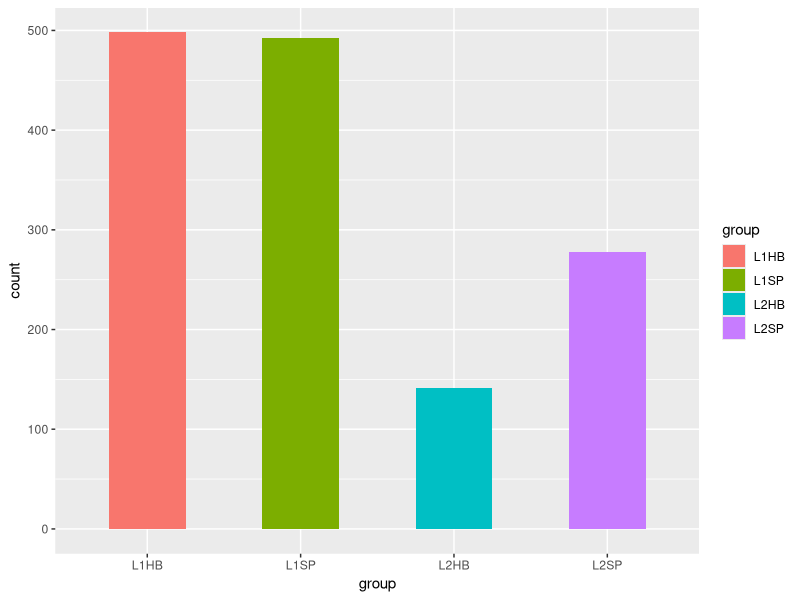

Write R code to recreate this figure. (Note: this script raises an error after producing the figure.)

#agreement

# by Jennifer
library(tidyverse)
library(readxl)
library(lme4)
library(lmerTest)
library(here)

# cargar base de datos
df= read_csv('data/qp.csv')
# mean ept

df %>%
  group_by(group) %>%
  summarise(mean_ept = mean(answer, na.rm = T), sd_ept = sd(answer, na.rm = T))

# plot promedios

df %>%
  select(answer, group) %>%
  filter(answer == 1) %>%
  group_by(answer, group) %>%
  summarise(count=n())  %>%
  ggplot(aes(x = group, y = count, fill = group)) +  # cuando estoy en ggplot cambio de la %>% al +
  geom_bar(position="dodge",stat = "identity", width=0.5) 
facet_wrap(~group) +
  theme(legend.position="none")

# mean by frequency condition

df %>% 
  group_by(., group, Frequent) %>% 
  summarize(., accuracy = mean(na.omit(answer)), sd = sd(na.omit(answer)))



# plot by condition 

df %>%
  mutate(., lang = recode(lang, `0` = "h", `1` = "s")) %>%
  ggplot(., aes(x = native, y = answer, shape = Frequent )) + 
  facet_grid(. ~ lang) + 
  geom_hline(yintercept = 0.5, color = 'white', size = 2) + 
  stat_summary(fun = mean, geom = 'pointrange', size = 1, 
               position = position_dodge(width = 0.5)) + 
  scale_color_brewer(palette = "Set1", name = "") +
  labs(x = 'Frequency', y = 'Proportion of accurate responses', caption = '', 
       title = 'Figure 1: Proportion of accurate EPT responses across conditions') + 
  theme_grey(base_size = 16, base_family = 'Times')



#modelo

mod1 <- glmer( 
  answer ~ lang + native + Frequent + mass +
    (1 | participant) + 
    (1 | item),
  data = df, 
  family = 'binomial',
  control = glmerControl(optimizer = "bobyqa", optCtrl = list(maxfun=3e5)))

summary(mod1)

# modelo con mint

mylogit = glm(answer ~ 0 + MINT , data = df, family = "binomial") # logit cada row es independ. glmm sabe las row que pertenecen a un individuo

summary(mylogit) 

# fct agreement

# cargar base de datos

df1= read_csv('data/qp2.csv')

df1$answer <- as.numeric(as.character(df1$answer))

# mean ept

df1 %>%
  group_by(group) %>%
  summarise(mean_fct = mean(answer, na.rm = T), sd_fct = sd(answer, na.rm = T))


df1 %>% 
  group_by(., group, Frequent ) %>% 
  summarize(., accuracy = mean(na.omit(answer)), sd = sd(na.omit(answer)))

# plot promedios

df1 %>%
  select(answer, group) %>%
  filter(answer == 1) %>%
  group_by(answer, group) %>%
  summarise(count=n())  %>%
  ggplot(aes(x = group, y = count, fill = group)) +  # cuando estoy en ggplot cambio de la %>% al +
  geom_bar(position="dodge",stat = "identity", width=0.5) 
facet_wrap(~group) +
  theme(legend.position="none")

# mean by frequency condition

df1 %>% 
  group_by(., group, Frequent) %>% 
  summarize(., accuracy = mean(na.omit(answer)), sd = sd(na.omit(answer)))



# plot by condition 

df1 %>%
  mutate(., lang = recode(lang, `0` = "h", `1` = "s")) %>%
  ggplot(., aes(x = native, y = answer, shape = Frequent )) + 
  facet_grid(. ~ lang) + 
  geom_hline(yintercept = 0.5, color = 'white', size = 2) + 
  stat_summary(fun = mean, geom = 'pointrange', size = 1, 
               position = position_dodge(width = 0.5)) + 
  scale_color_brewer(palette = "Set1", name = "") +
  labs(x = 'Frequency', y = 'Proportion of accurate responses', caption = '', 
       title = 'Figure 1: Proportion of accurate FCT responses across conditions') + 
  theme_grey(base_size = 16, base_family = 'Times')


df1 %>%
  mutate(., lang = recode(lang, `0` = "h", `1` = "s")) %>%
  ggplot(., aes(x = native, y = answer, shape = Frequent )) + 
  facet_grid(. ~ lang) + 
  geom_hline(yintercept = 0.5, color = 'white', size = 2) + 
  stat_summary(fun = mean, geom = 'pointrange', size = 1, 
               position = position_dodge(width = 0.5)) + 
  scale_color_brewer(palette = "Set1", name = "") +


#modelo

mod <- glmer( 
  answer ~  + mass +
    (1 | participant) + 
    (1 | item),
  data = df,
  family = 'binomial',
  control = glmerControl(optimizer = "bobyqa", optCtrl = list(maxfun=3e5)))

summary(mod)

# modelo con mint

mylogit = glm(answer ~ 0 + MINT , data = df, family = "binomial") # logit cada row es independ. glmm sabe las row que pertenecen a un individuo

summary(mylogit) 
